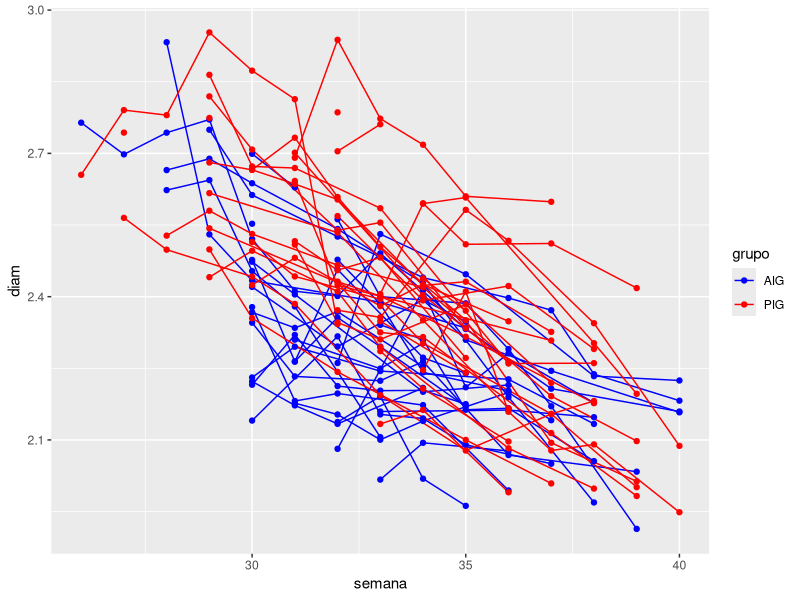
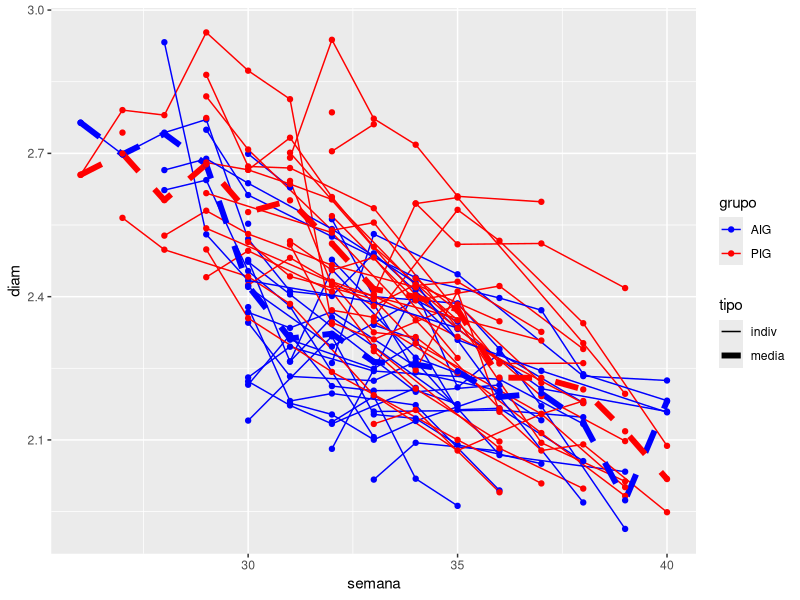
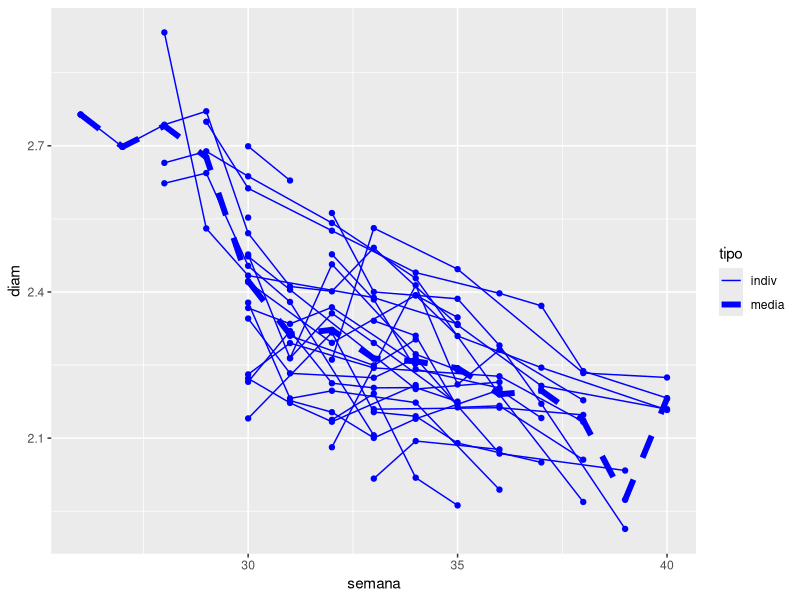
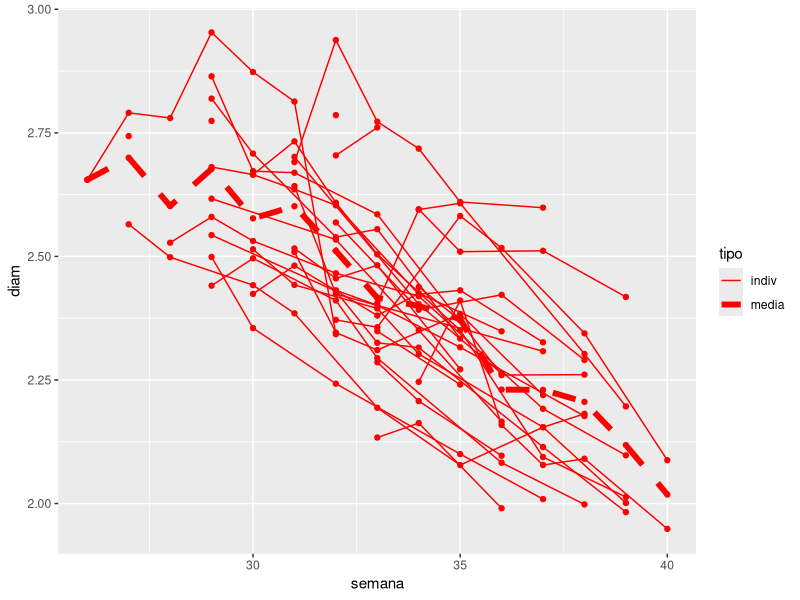
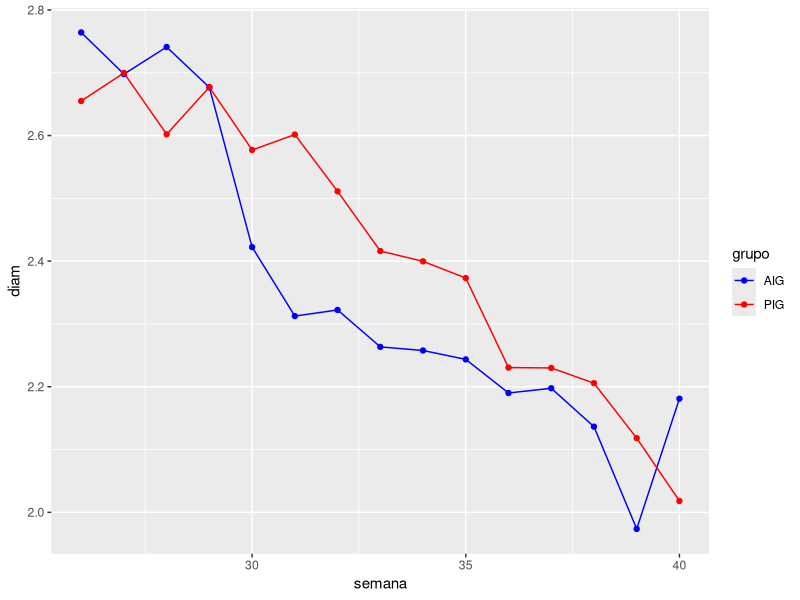
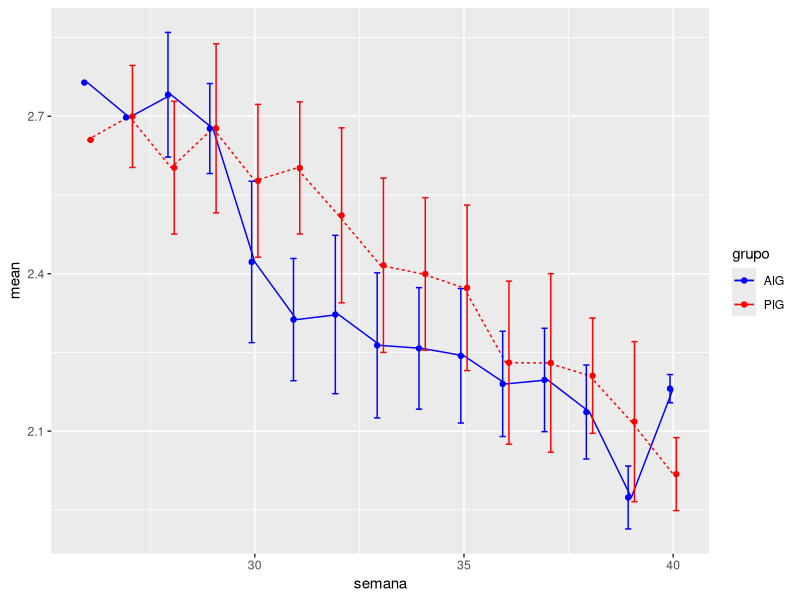
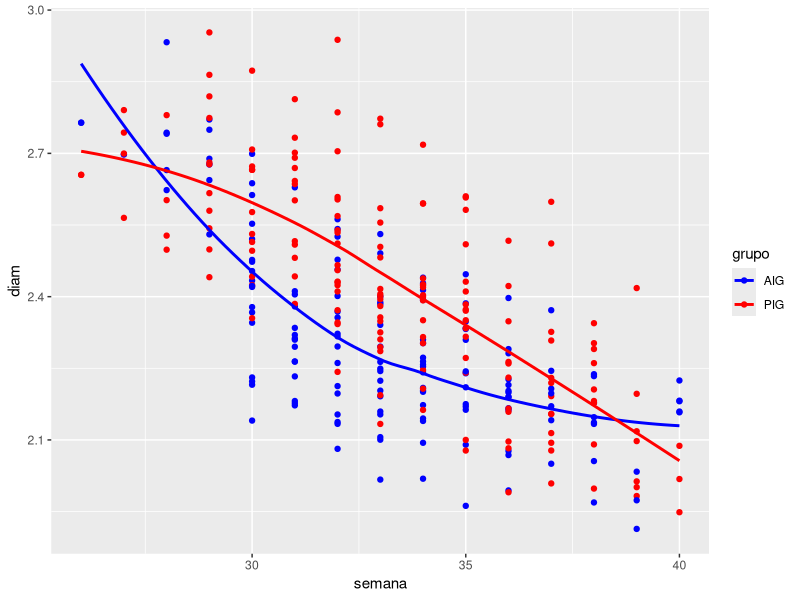
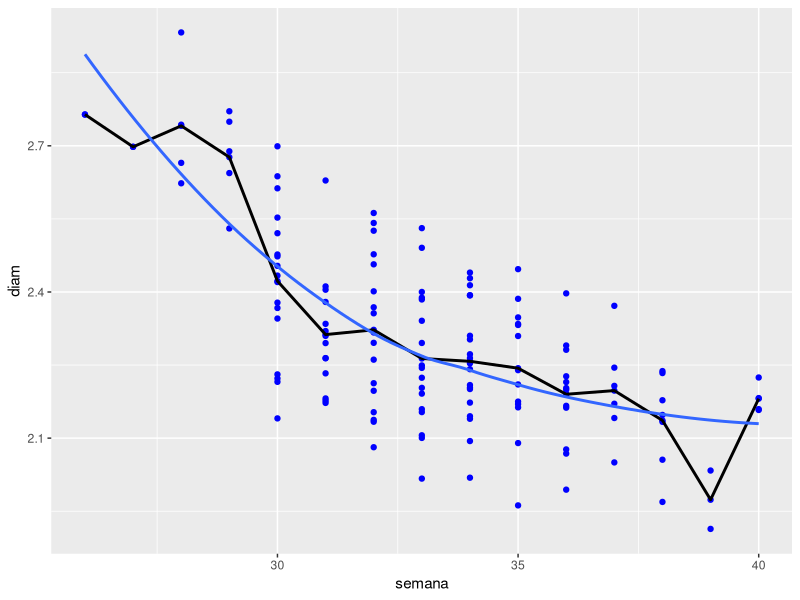

The R source for these figures, in order:

library(readxl)
library(ggplot2)

setwd("C:/Users/Danvah/OneDrive/diagnostico_singer/DDVE")
DDVE <- read_excel("perfDDVEp_bait.xlsx")
for(i in 1:nrow(DDVE)){
  for(j in 2:(ncol(DDVE))){
    if(!is.na(DDVE[i,j])){
      DDVE[i,j] <- log(DDVE[i,j])
    }
  }
}


id <- c()
grupo <- c()
diam <- c()
semana <- c()

for(i in 1:nrow(DDVE)){
  for(j in 2:(ncol(DDVE))){
    if(!is.na(DDVE[i,j])){
      id <- c(id,i)
      grupo <- c(grupo,DDVE$Grupo[i])
      diam <- c(diam,as.numeric(DDVE[i,j]))
      semana <- c(semana,(j+24))
    }
  }
}
DDVE.l <- data.frame(id,grupo,semana,diam)


ggplot(data=DDVE.l, aes(x=semana, y=diam, group = id,color=grupo)) +
  geom_line()+
  geom_point()+
  scale_color_manual(values = c("blue","red")) 

diam <- c()
grupo <- c()
semana <- c()
id <- c()
for(j in 2:ncol(DDVE)){
  id <- c(id,"mediaAIG")
  grupo <- c(grupo,"AIG")
  semana <- c(semana,(j+24))
  media <- 0
  n <- 0
  for(i in 1:29){
    if(!is.na(DDVE[i,j])){
      media <- media + as.numeric(DDVE[i,j])
      n <- n + 1
    }
  }
  diam <- c(diam,media/n)
  id <- c(id,"mediaPIG")
  grupo <- c(grupo,"PIG")
  semana <- c(semana,(j+24))
  media <- 0
  n <- 0
  for(i in 30:nrow(DDVE)){
    if(!is.na(DDVE[i,j])){
      media <- media + as.numeric(DDVE[i,j])
      n <- n + 1
    }
  }
  diam <- c(diam,media/n)
}

media.df <- data.frame(id,grupo,semana,diam)
tipo <- c(rep("indiv",284),rep("media",30))

DDVE.t <- rbind(DDVE.l,media.df)
DDVE.t <- cbind(DDVE.t,tipo)

ggplot(data=DDVE.t, aes(x=semana, y=diam, group = id,color=grupo)) +
  geom_line(aes(linetype = tipo, size = tipo))+
  geom_point() +
  scale_linetype_manual(values = c("solid", "dashed")) +
  scale_color_manual(values = c("blue","red")) +
  scale_size_manual(values = c(0.5,2))


aig <- subset(DDVE.t, grupo == "AIG")
pig <- subset(DDVE.t, grupo == "PIG")

ggplot(data=aig, aes(x=semana, y=diam, group = id)) +
  geom_line(aes(linetype = tipo, size = tipo),colour="blue")+
  geom_point(colour="blue") +
  scale_linetype_manual(values = c("solid", "dashed")) +
  scale_size_manual(values = c(0.5,2))


ggplot(data=pig, aes(x=semana, y=diam, group = id)) +
  geom_line(aes(linetype = tipo, size = tipo),colour="red")+
  geom_point(colour="red") +
  scale_linetype_manual(values = c("solid", "dashed")) +
  scale_size_manual(values = c(0.5,2))

ggplot(data=media.df, aes(x=semana, y=diam, group = id,color=grupo))+
  geom_line() +
  geom_point() +
  scale_color_manual(values = c("blue","red"))


library(magrittr)
library(dplyr)
aux_AIG <- DDVE.l %>% filter(grupo == "AIG") %>% count(by = semana)
aux_PIG <- DDVE.l %>% filter(grupo == "PIG") %>% count(by = semana)
tabela <- inner_join(aux_AIG, aux_PIG, by = "by")
names(tabela) <- c("Semana", "Quantidade de AIG", "Quantidade de PIG")
tabela






library(plyr)
resumo = ddply(DDVE.t, .(grupo, semana), function(x){
  c(mean=mean(x$diam), sd = sd(x$diam))
})

pd <- position_dodge(width = 0.3)
ggplot(resumo, aes(x=semana, y=mean, color=grupo)) +
  geom_line(aes(linetype=grupo)) +
  geom_point(position=pd) +
  geom_errorbar(aes(ymin=mean-sd, ymax=mean+sd), width=0.3, position=pd) +
  scale_color_manual(values = c("blue","red"))






ggplot(data=DDVE.t, aes(x=semana, y=diam, color=grupo)) +
  geom_point() +
  geom_smooth(aes(x=semana),method="loess",se = FALSE,span=1) +
  scale_linetype_manual(values = c("solid", "dashed")) +
  scale_color_manual(values = c("blue","red")) +
  scale_size_manual(values = c(0.5,2))





ggplot(data=aig, aes(x=semana, y=diam)) +
  geom_point(colour="blue") +
  stat_summary(fun.y=mean, geom="line",lwd=1.0) +
  geom_smooth(aes(x=semana),method="loess",se = FALSE,span=1) +
  scale_linetype_manual(values = c("solid", "dashed")) +
  scale_size_manual(values = c(0.5,2))



ggplot(data=pig, aes(x=semana, y=diam)) +
  geom_point(colour="red") +
  stat_summary(fun.y=mean, geom="line",lwd=1.0) +
  geom_smooth(aes(x=semana),method="loess",se = FALSE,span=1) +
  scale_linetype_manual(values = c("solid", "dashed")) +
  scale_size_manual(values = c(0.5,2))





ggplot(data=media.df, aes(x=semana, y=diam, group = id,color=grupo))+
  geom_line() +
  geom_point() +
  scale_color_manual(values = c("blue","red"))





ggplot(data=DDVE.l, aes(x=semana, y=diam, group = grupo,color=grupo)) +
  stat_summary(fun.y=mean, geom="line",lwd=1.0) +
  scale_color_manual(values = c("blue","red")) 





ggplot(data=DDVE.l, aes(x=semana, y=diam, group = grupo,color=grupo)) +
  geom_point()+
  stat_summary(fun.y=mean, geom="line",lwd=1.0) +
  scale_color_manual(values = c("blue","red")) 




